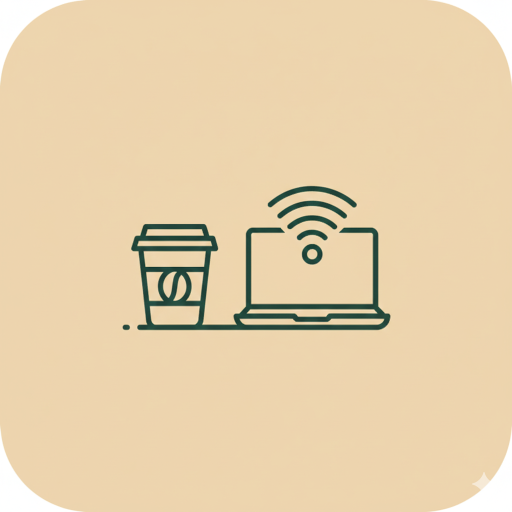
#> input picture home.png, 1024 x 1024 px (shown at 1/2 size)
$ python resize_icons.py
#> lines starting #> are read from the running program, lines starting #| are printed output that depends on the picture
#!/usr/bin/env python3
from PIL import Image

sizes = [
    ('icon-192.png', 192),
    ('icon-512.png', 512),
    ('apple-touch-icon.png', 180),
    ('maskable-icon.png', 512)
]

img = Image.open('home.png')
#> img is the input picture: PIL image 1024x1024 RGBA; mean R, G, B, A 230.6, 208.7, 172.1, 255
for filename, size in sizes:
    resized = img.resize((size, size), Image.Resampling.LANCZOS)
    resized.save(filename, 'PNG', optimize=True)
    print(f'Created {filename} ({size}x{size})')
#> this loop made 4 passes
#> pass 1, `resized = img.resize((size, size), Image.Resampling.LANCZOS)`:
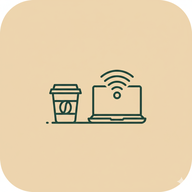
#> resized: PIL image 192x192 RGBA; mean R, G, B, A 230.6, 208.7, 172.1, 255
#> pass 2, `resized = img.resize((size, size), Image.Resampling.LANCZOS)`:
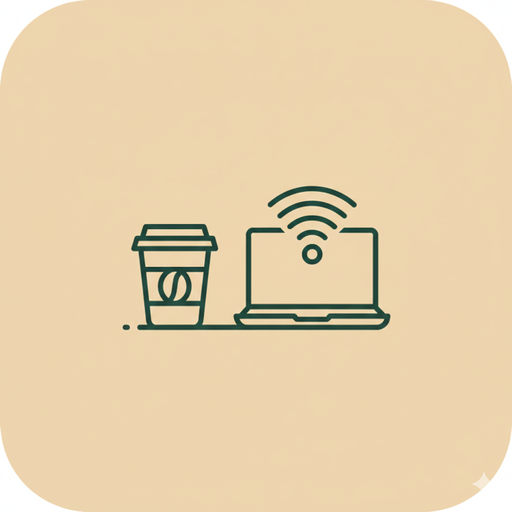
#> resized: PIL image 512x512 RGBA; mean R, G, B, A 230.6, 208.7, 172.1, 255
#> pass 3, `resized = img.resize((size, size), Image.Resampling.LANCZOS)`:
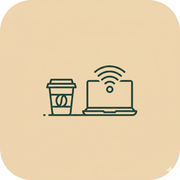
#> resized: PIL image 180x180 RGBA; mean R, G, B, A 230.6, 208.7, 172.1, 255
